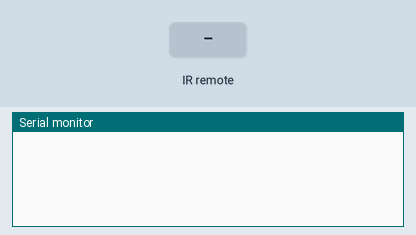
A sketch run on a simulated Arduino Uno, built with avr-gcc and run on an emulated ATmega328P. Parts: the last lines printed to the serial monitor. The test bench sets the inputs (shaded band).

Above: at 1.2 s.
1.3 s: infrared code 0xFD8877 received
At 2.5 s:
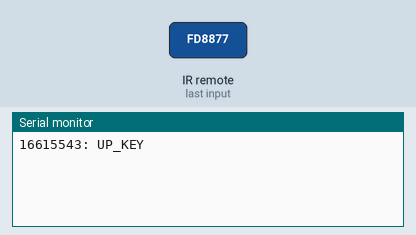
2.8 s: infrared code 0xFD9867 received
At 3.8 s:
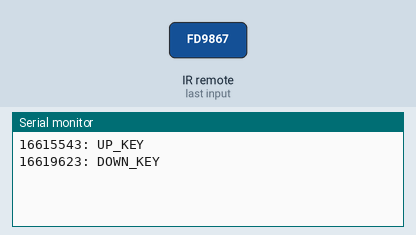
4.3 s: infrared code 0xFD28D7 received
At 4.9 s:
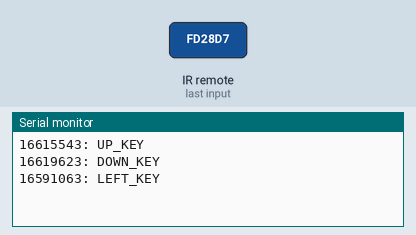
5.8 s: infrared code 0xFD6897 received
At 7.0 s:
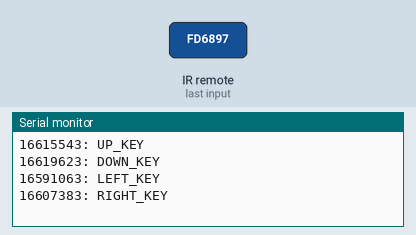
7.3 s: infrared code 0xFDA857 received
At 8.4 s:
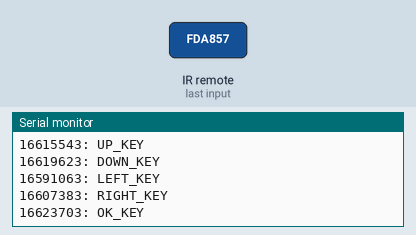
8.8 s: infrared code 0xFD30CF received
At 9.5 s:
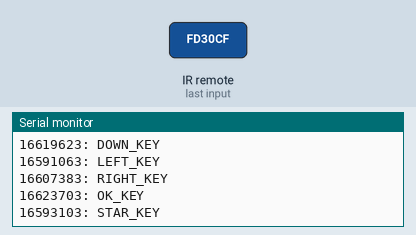

Measured:
- after the input at 1.3 s, the serial monitor: prints a new line at once (image 1)
- after the input at 2.8 s, the serial monitor: prints a new line at once (image 2)
- after the input at 4.3 s, the serial monitor: prints a new line at once (image 3)
- after the input at 5.8 s, the serial monitor: prints a new line at once (image 4)
- after the input at 7.3 s, the serial monitor: prints a new line at once (image 5)
- after the input at 8.8 s, the serial monitor: prints a new line at once (image 6)

The sketch:

IR_Remote_Control.ino
```cpp
#include <IRremote.h>

#define UP_KEY     0xFD8877
#define DOWN_KEY   0xFD9867
#define LEFT_KEY   0xFD28D7
#define RIGHT_KEY  0xFD6897
#define OK_KEY     0xFDA857
#define STAR_KEY   0xFD30CF
#define SHARP_KEY  0xFD708F

const int pin_ir = 7;

IRrecv irrecv(pin_ir);

decode_results results;

void setup()
{
  Serial.begin(9600);
  irrecv.enableIRIn();
}

void loop()
{
  if (irrecv.decode(&results)) {
    Serial.print(results.value);
    Serial.print(": ");

    switch(results.value) {
      case UP_KEY:     Serial.println("UP_KEY");     break;
      case DOWN_KEY:   Serial.println("DOWN_KEY");   break;
      case LEFT_KEY:   Serial.println("LEFT_KEY");   break;
      case RIGHT_KEY:  Serial.println("RIGHT_KEY");  break;
      case OK_KEY:     Serial.println("OK_KEY");     break;
      case STAR_KEY:   Serial.println("STAR_KEY");   break;
      case SHARP_KEY:  Serial.println("UP_KEY");     break;
      default: Serial.println();
    }

    irrecv.resume();
  }
}
```
